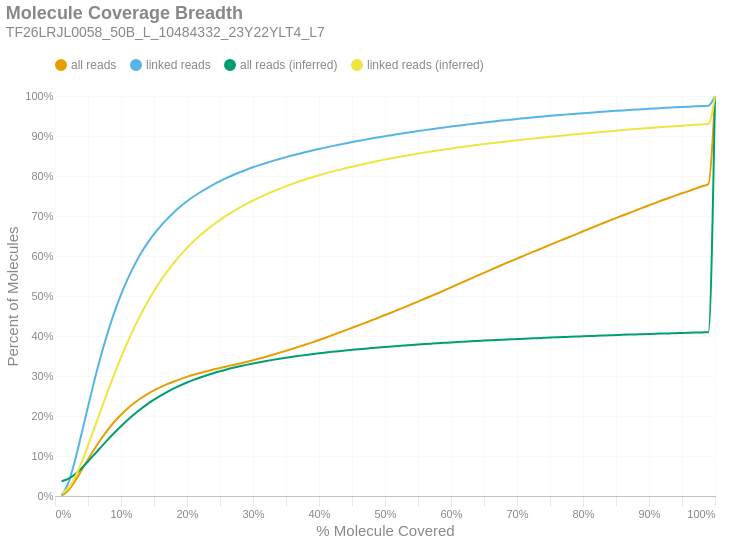

The notebook cell this image was saved under:
### Markdown cell above
### Molecule Read Coverage
This chart shows molecule coverage breadth as computed by the number of bases aligned to that molecule. In other words, "*how much of each unique long molecule is actually sequenced/aligned?*" Keep in mind there is a distinction between sequences and alignments, since some sequences belonging to a particular molecule may not align well and wouldn't appear in the alignment data. This chart also shows molecule coverage breadth as computed by the *inferred fragment* from which the aligned sequences originate. Unlike read coverage, this calculation takes into account the total insert size, including unsequenced gaps between the forward and reverse reads. Like the previous figures, these are cumulative percents.

### Code cell
if SKIPLR:
    print_html(f"Skipped")
else:
    binned_df = consolidated_hist(valids['coverage_bp'], mask, 0.01, True)
    binned_df_inf = consolidated_hist(valids['coverage_inserts'], mask, 0.01, True)
    binned_df = binned_df.with_columns(pl.lit(binned_df_inf['all reads (cumsum)']).alias('all reads (inferred)'))
    binned_df = binned_df.with_columns(pl.lit(binned_df_inf['linked reads (cumsum)']).alias('linked reads (inferred)'))
    binned_df = binned_df.with_columns(
        (pl.col('bin').cast(pl.Float64) + 0.01).alias('right_edge')
    )

    with SafeRender(binned_df):
        (
            density_plot(binned_df, 'Molecule Coverage Breadth', samplename, 'molcov', ['all reads (inferred)','linked reads (inferred)'])
            .encode(
                #x=alt.X('bin:Q', title="% Molecule Covered").axis(format = '%').scale(padding=0),
                x=alt.X('right_edge:Q', title="% Molecule Covered").axis(format='%').scale(padding=0),
                y=alt.Y('value:Q', title='Percent of Molecules')
                    .axis(format='%')
                    .stack(False)
                    .scale(domainMin=0, padding=0),
                color=alt.Color("key:N").scale(domain = ["all reads", "linked reads", "all reads (inferred)", "linked reads (inferred)"]),
                tooltip = [
                    alt.Tooltip("key:N", title = "Data Type"),
                    alt.Tooltip("range_label:N", title="% Molecule Covered"),
                    alt.Tooltip("value:Q", format = ".2%", title="% Molecules")
                ]
            )
        ).display()

### Figure 1 — Vega-Lite specification as saved in the notebook (floating-point values rounded to 4 significant figures)
{"width": "container", "height": 400, "config": {"title": {"anchor": "start", "dy": -15, "fontSize": 18, "color": "#888888", "subtitleColor": "#888888", "subtitleFontSize": 14}, "arc": {"fill": "#0072B2"}, "axis": {"domainColor": "#888888", "domainWidth": 0.5, "gridWidth": 0.2, "grid": false, "titleFontWeight": 400, "titleFontSize": 15, "labelFontSize": 11, "labelColor": "#888888", "tickColor": "#888888", "tickWidth": 0.2, "titleColor": "#888888"}, "axisBand": {"grid": false}, "axisX": {"grid": true, "tickSize": 10, "domainCap": "round"}, "axisY": {"domain": false, "grid": true, "tickSize": 0, "domainCap": "round"}, "background": "transparent", "header": {"labelFontSize": 15, "labelColor": "#888888", "titleFontSize": 15, "titleFontWeight": 600, "titleColor": "#888888"}, "legend": {"labelFont": "sans-serif", "labelFontSize": 12, "labelColor": "#888888", "symbolSize": 100, "symbolType": "circle", "titleFontSize": 12, "titlePadding": 10, "titleColor": "#888888", "title": null, "orient": "top"}, "range": {"category": ["#E69F00", "#56B4E9", "#009E73", "#F0E442", "#0072B2", "#D55E00", "#CC79A7", "#000000"], "diverging": ["#cfe8f3", "#a2d4ec", "#73bfe2", "#46abdb", "#1696d2", "#12719e"]}, "area": {"fill": "#0072B2", "fillOpacity": 0.7, "line": true, "strokeOpacity": 0.7}, "line": {"color": "#0072B2", "stroke": "#0072B2", "strokeWidth": 2}, "trail": {"color": "#0072B2", "stroke": "#0072B2", "strokeWidth": 0, "size": 1}, "point": {"filled": true, "fillOpacity": 1.0, "size": 95}, "text": {"color": "#888888", "fontSize": 11, "align": "right", "fontWeight": 400, "size": 11}, "bar": {"fill": "#0072B2", "stroke": null}, "view": {"stroke": null, "continuousWidth": 660, "continuousHeight": 400}}, "data": {"name": "data-9a8f34f3b181168e5b20750773357661"}, "mark": {"type": "line", "interpolate": "monotone", "point": {"opacity": 0, "size": 275}}, "encoding": {"color": {"field": "key", "scale": {"domain": ["all reads", "linked reads", "all reads (inferred)", "linked reads (inferred)"]}, "type": "nominal"}, "tooltip": [{"field": "key", "title": "Data Type", "type": "nominal"}, {"field": "range_label", "title": "% Molecule Covered", "type": "nominal"}, {"field": "value", "format": ".2%", "title": "% Molecules", "type": "quantitative"}], "x": {"axis": {"format": "%"}, "field": "right_edge", "scale": {"padding": 0}, "title": "% Molecule Covered", "type": "quantitative"}, "y": {"axis": {"format": "%"}, "field": "value", "scale": {"domainMin": 0, "padding": 0}, "stack": false, "title": "Percent of Molecules", "type": "quantitative"}}, "params": [{"name": "param_c36ac31b6afebe62", "select": {"type": "point", "fields": ["key"]}, "bind": "legend"}], "title": {"text": "Molecule Coverage Breadth", "subtitle": "TF26LRJL0058_50B_L_10484332_23Y22YLT4_L7"}, "transform": [{"fold": ["all reads (cumsum)", "linked reads (cumsum)", "all reads (inferred)", "linked reads (inferred)"]}, {"calculate": "replace(datum.key, ' (cumsum)', '')", "as": "key"}, {"filter": {"param": "param_c36ac31b6afebe62"}}], "usermeta": {"embedOptions": {"downloadFileName": "TF26LRJL0058_50B_L_10484332_23Y22YLT4_L7.molcov"}}, "$schema": "https://vega.github.io/schema/vega-lite/v6.4.1.json", "datasets": {"data-9a8f34f3b181168e5b20750773357661": [{"bin": "0.0", "interval": "0.0-0.01", "all reads": 0.001065, "linked reads": 0.001971, "all reads (cumsum)": 0.001065, "linked reads (cumsum)": 0.001971, "range_label": "0.0-0.01", "all reads (inferred)": 0.03706, "linked reads (inferred)": 0.006426, "right_edge": 0.01}, {"bin": "0.01", "interval": "0.01-0.02", "all reads": 0.01267, "linked reads": 0.02961, "all reads (cumsum)": 0.01374, "linked reads (cumsum)": 0.03158, "range_label": "0.01-0.02", "all reads (inferred)": 0.04267, "linked reads (inferred)": 0.01892, "right_edge": 0.02}, {"bin": "0.02", "interval": "0.02-0.03", "all reads": 0.0228, "linked reads": 0.05555, "all reads (cumsum)": 0.03654, "linked reads (cumsum)": 0.08713, "range_label": "0.02-0.03", "all reads (inferred)": 0.05395, "linked reads (inferred)": 0.04601, "right_edge": 0.03}, {"bin": "0.03", "interval": "0.03-0.04", "all reads": 0.02706, "linked reads": 0.06713, "all reads (cumsum)": 0.06361, "linked reads (cumsum)": 0.1543, "range_label": "0.03-0.04", "all reads (inferred)": 0.06896, "linked reads (inferred)": 0.08289, "right_edge": 0.04}, {"bin": "0.04", "interval": "0.04-0.05", "all reads": 0.02768, "linked reads": 0.06899, "all reads (cumsum)": 0.09128, "linked reads (cumsum)": 0.2233, "range_label": "0.04-0.05", "all reads (inferred)": 0.0863, "linked reads (inferred)": 0.1258, "right_edge": 0.05}, {"bin": "0.05", "interval": "0.05-0.06", "all reads": 0.02688, "linked reads": 0.06724, "all reads (cumsum)": 0.1182, "linked reads (cumsum)": 0.2905, "range_label": "0.05-0.06", "all reads (inferred)": 0.1045, "linked reads (inferred)": 0.1711, "right_edge": 0.06}, {"bin": "0.06", "interval": "0.06-0.07", "all reads": 0.02495, "linked reads": 0.06246, "all reads (cumsum)": 0.1431, "linked reads (cumsum)": 0.353, "range_label": "0.06-0.07", "all reads (inferred)": 0.1229, "linked reads (inferred)": 0.217, "right_edge": 0.07}, {"bin": "0.07", "interval": "0.07-0.08", "all reads": 0.02243, "linked reads": 0.05616, "all reads (cumsum)": 0.1655, "linked reads (cumsum)": 0.4091, "range_label": "0.07-0.08", "all reads (inferred)": 0.141, "linked reads (inferred)": 0.2623, "right_edge": 0.08}, {"bin": "0.08", "interval": "0.08-0.09", "all reads": 0.02012, "linked reads": 0.0504, "all reads (cumsum)": 0.1857, "linked reads (cumsum)": 0.4595, "range_label": "0.08-0.09", "all reads (inferred)": 0.1582, "linked reads (inferred)": 0.3055, "right_edge": 0.09}, {"bin": "0.09", "interval": "0.09-0.1", "all reads": 0.01758, "linked reads": 0.04398, "all reads (cumsum)": 0.2032, "linked reads (cumsum)": 0.5035, "range_label": "0.09-0.1", "all reads (inferred)": 0.1746, "linked reads (inferred)": 0.3466, "right_edge": 0.1}, {"bin": "0.1", "interval": "0.1-0.11", "all reads": 0.01551, "linked reads": 0.03877, "all reads (cumsum)": 0.2188, "linked reads (cumsum)": 0.5423, "range_label": "0.1-0.11", "all reads (inferred)": 0.1899, "linked reads (inferred)": 0.385, "right_edge": 0.11}, {"bin": "0.11", "interval": "0.11-0.12", "all reads": 0.01355, "linked reads": 0.03378, "all reads (cumsum)": 0.2323, "linked reads (cumsum)": 0.576, "range_label": "0.11-0.12", "all reads (inferred)": 0.2042, "linked reads (inferred)": 0.4208, "right_edge": 0.12}, {"bin": "0.12", "interval": "0.12-0.13", "all reads": 0.01202, "linked reads": 0.02994, "all reads (cumsum)": 0.2443, "linked reads (cumsum)": 0.606, "range_label": "0.12-0.13", "all reads (inferred)": 0.2174, "linked reads (inferred)": 0.4539, "right_edge": 0.13}, {"bin": "0.13", "interval": "0.13-0.14", "all reads": 0.01051, "linked reads": 0.0261, "all reads (cumsum)": 0.2548, "linked reads (cumsum)": 0.6321, "range_label": "0.13-0.14", "all reads (inferred)": 0.2296, "linked reads (inferred)": 0.4846, "right_edge": 0.14}, {"bin": "0.14", "interval": "0.14-0.15", "all reads": 0.009209, "linked reads": 0.02272, "all reads (cumsum)": 0.264, "linked reads (cumsum)": 0.6548, "range_label": "0.14-0.15", "all reads (inferred)": 0.2408, "linked reads (inferred)": 0.5125, "right_edge": 0.15}, {"bin": "0.15", "interval": "0.15-0.16", "all reads": 0.008147, "linked reads": 0.02008, "all reads (cumsum)": 0.2722, "linked reads (cumsum)": 0.6749, "range_label": "0.15-0.16", "all reads (inferred)": 0.251, "linked reads (inferred)": 0.5381, "right_edge": 0.16}, {"bin": "0.16", "interval": "0.16-0.17", "all reads": 0.007385, "linked reads": 0.01799, "all reads (cumsum)": 0.2796, "linked reads (cumsum)": 0.6929, "range_label": "0.16-0.17", "all reads (inferred)": 0.2603, "linked reads (inferred)": 0.5614, "right_edge": 0.17}, {"bin": "0.17", "interval": "0.17-0.18", "all reads": 0.006638, "linked reads": 0.01604, "all reads (cumsum)": 0.2862, "linked reads (cumsum)": 0.7089, "range_label": "0.17-0.18", "all reads (inferred)": 0.2688, "linked reads (inferred)": 0.5828, "right_edge": 0.18}, {"bin": "0.18", "interval": "0.18-0.19", "all reads": 0.006084, "linked reads": 0.01458, "all reads (cumsum)": 0.2923, "linked reads (cumsum)": 0.7235, "range_label": "0.18-0.19", "all reads (inferred)": 0.2765, "linked reads (inferred)": 0.6021, "right_edge": 0.19}, {"bin": "0.19", "interval": "0.19-0.2", "all reads": 0.005598, "linked reads": 0.0133, "all reads (cumsum)": 0.2979, "linked reads (cumsum)": 0.7368, "range_label": "0.19-0.2", "all reads (inferred)": 0.2838, "linked reads (inferred)": 0.6202, "right_edge": 0.2}, {"bin": "0.2", "interval": "0.2-0.21", "all reads": 0.005046, "linked reads": 0.01186, "all reads (cumsum)": 0.3029, "linked reads (cumsum)": 0.7486, "range_label": "0.2-0.21", "all reads (inferred)": 0.2904, "linked reads (inferred)": 0.6367, "right_edge": 0.21}, {"bin": "0.21", "interval": "0.21-0.22", "all reads": 0.004659, "linked reads": 0.01079, "all reads (cumsum)": 0.3076, "linked reads (cumsum)": 0.7594, "range_label": "0.21-0.22", "all reads (inferred)": 0.2963, "linked reads (inferred)": 0.6516, "right_edge": 0.22}, {"bin": "0.22", "interval": "0.22-0.23", "all reads": 0.004361, "linked reads": 0.009898, "all reads (cumsum)": 0.312, "linked reads (cumsum)": 0.7693, "range_label": "0.22-0.23", "all reads (inferred)": 0.3018, "linked reads (inferred)": 0.6653, "right_edge": 0.23}, {"bin": "0.23", "interval": "0.23-0.24", "all reads": 0.00422, "linked reads": 0.009271, "all reads (cumsum)": 0.3162, "linked reads (cumsum)": 0.7786, "range_label": "0.23-0.24", "all reads (inferred)": 0.3069, "linked reads (inferred)": 0.6781, "right_edge": 0.24}, {"bin": "0.24", "interval": "0.24-0.25", "all reads": 0.004001, "linked reads": 0.008546, "all reads (cumsum)": 0.3202, "linked reads (cumsum)": 0.7871, "range_label": "0.24-0.25", "all reads (inferred)": 0.3118, "linked reads (inferred)": 0.6902, "right_edge": 0.25}, {"bin": "0.25", "interval": "0.25-0.26", "all reads": 0.003756, "linked reads": 0.007996, "all reads (cumsum)": 0.3239, "linked reads (cumsum)": 0.7951, "range_label": "0.25-0.26", "all reads (inferred)": 0.3163, "linked reads (inferred)": 0.7014, "right_edge": 0.26}, {"bin": "0.26", "interval": "0.26-0.27", "all reads": 0.003589, "linked reads": 0.007272, "all reads (cumsum)": 0.3275, "linked reads (cumsum)": 0.8024, "range_label": "0.26-0.27", "all reads (inferred)": 0.3204, "linked reads (inferred)": 0.7117, "right_edge": 0.27}, {"bin": "0.27", "interval": "0.27-0.28", "all reads": 0.003692, "linked reads": 0.006871, "all reads (cumsum)": 0.3312, "linked reads (cumsum)": 0.8093, "range_label": "0.27-0.28", "all reads (inferred)": 0.3243, "linked reads (inferred)": 0.7212, "right_edge": 0.28}, {"bin": "0.28", "interval": "0.28-0.29", "all reads": 0.00384, "linked reads": 0.006373, "all reads (cumsum)": 0.3351, "linked reads (cumsum)": 0.8157, "range_label": "0.28-0.29", "all reads (inferred)": 0.3279, "linked reads (inferred)": 0.7302, "right_edge": 0.29}, {"bin": "0.29", "interval": "0.29-0.3", "all reads": 0.004128, "linked reads": 0.006087, "all reads (cumsum)": 0.3392, "linked reads (cumsum)": 0.8217, "range_label": "0.29-0.3", "all reads (inferred)": 0.3313, "linked reads (inferred)": 0.7387, "right_edge": 0.3}, {"bin": "0.3", "interval": "0.3-0.31", "all reads": 0.004336, "linked reads": 0.005549, "all reads (cumsum)": 0.3435, "linked reads (cumsum)": 0.8273, "range_label": "0.3-0.31", "all reads (inferred)": 0.3345, "linked reads (inferred)": 0.7466, "right_edge": 0.31}, {"bin": "0.31", "interval": "0.31-0.32", "all reads": 0.004652, "linked reads": 0.005345, "all reads (cumsum)": 0.3482, "linked reads (cumsum)": 0.8326, "range_label": "0.31-0.32", "all reads (inferred)": 0.3375, "linked reads (inferred)": 0.7542, "right_edge": 0.32}, {"bin": "0.32", "interval": "0.32-0.33", "all reads": 0.004805, "linked reads": 0.005082, "all reads (cumsum)": 0.353, "linked reads (cumsum)": 0.8377, "range_label": "0.32-0.33", "all reads (inferred)": 0.3403, "linked reads (inferred)": 0.7612, "right_edge": 0.33}, {"bin": "0.33", "interval": "0.33-0.34", "all reads": 0.004938, "linked reads": 0.004867, "all reads (cumsum)": 0.3579, "linked reads (cumsum)": 0.8426, "range_label": "0.33-0.34", "all reads (inferred)": 0.343, "linked reads (inferred)": 0.768, "right_edge": 0.34}, {"bin": "0.34", "interval": "0.34-0.35", "all reads": 0.005098, "linked reads": 0.004601, "all reads (cumsum)": 0.363, "linked reads (cumsum)": 0.8472, "range_label": "0.34-0.35", "all reads (inferred)": 0.3456, "linked reads (inferred)": 0.7743, "right_edge": 0.35}, {"bin": "0.35", "interval": "0.35-0.36", "all reads": 0.005114, "linked reads": 0.004339, "all reads (cumsum)": 0.3681, "linked reads (cumsum)": 0.8515, "range_label": "0.35-0.36", "all reads (inferred)": 0.3481, "linked reads (inferred)": 0.7804, "right_edge": 0.36}, {"bin": "0.36", "interval": "0.36-0.37", "all reads": 0.005243, "linked reads": 0.004276, "all reads (cumsum)": 0.3734, "linked reads (cumsum)": 0.8558, "range_label": "0.36-0.37", "all reads (inferred)": 0.3504, "linked reads (inferred)": 0.7861, "right_edge": 0.37}, {"bin": "0.37", "interval": "0.37-0.38", "all reads": 0.005338, "linked reads": 0.004068, "all reads (cumsum)": 0.3787, "linked reads (cumsum)": 0.8599, "range_label": "0.37-0.38", "all reads (inferred)": 0.3526, "linked reads (inferred)": 0.7917, "right_edge": 0.38}, {"bin": "0.38", "interval": "0.38-0.39", "all reads": 0.005449, "linked reads": 0.003858, "all reads (cumsum)": 0.3842, "linked reads (cumsum)": 0.8637, "range_label": "0.38-0.39", "all reads (inferred)": 0.3547, "linked reads (inferred)": 0.7969, "right_edge": 0.39}, {"bin": "0.39", "interval": "0.39-0.4", "all reads": 0.005789, "linked reads": 0.003835, "all reads (cumsum)": 0.39, "linked reads (cumsum)": 0.8676, "range_label": "0.39-0.4", "all reads (inferred)": 0.3568, "linked reads (inferred)": 0.802, "right_edge": 0.4}, {"bin": "0.4", "interval": "0.4-0.41", "all reads": 0.005798, "linked reads": 0.003528, "all reads (cumsum)": 0.3958, "linked reads (cumsum)": 0.8711, "range_label": "0.4-0.41", "all reads (inferred)": 0.3586, "linked reads (inferred)": 0.8065, "right_edge": 0.41}, {"bin": "0.41", "interval": "0.41-0.42", "all reads": 0.006117, "linked reads": 0.003628, "all reads (cumsum)": 0.4019, "linked reads (cumsum)": 0.8747, "range_label": "0.41-0.42", "all reads (inferred)": 0.3604, "linked reads (inferred)": 0.811, "right_edge": 0.42}, {"bin": "0.42", "interval": "0.42-0.43", "all reads": 0.006114, "linked reads": 0.003506, "all reads (cumsum)": 0.408, "linked reads (cumsum)": 0.8782, "range_label": "0.42-0.43", "all reads (inferred)": 0.3621, "linked reads (inferred)": 0.8152, "right_edge": 0.43}, {"bin": "0.43", "interval": "0.43-0.44", "all reads": 0.006176, "linked reads": 0.003267, "all reads (cumsum)": 0.4142, "linked reads (cumsum)": 0.8815, "range_label": "0.43-0.44", "all reads (inferred)": 0.3638, "linked reads (inferred)": 0.8193, "right_edge": 0.44}, {"bin": "0.44", "interval": "0.44-0.45", "all reads": 0.006227, "linked reads": 0.003304, "all reads (cumsum)": 0.4204, "linked reads (cumsum)": 0.8848, "range_label": "0.44-0.45", "all reads (inferred)": 0.3653, "linked reads (inferred)": 0.8231, "right_edge": 0.45}, {"bin": "0.45", "interval": "0.45-0.46", "all reads": 0.006238, "linked reads": 0.00306, "all reads (cumsum)": 0.4266, "linked reads (cumsum)": 0.8879, "range_label": "0.45-0.46", "all reads (inferred)": 0.3668, "linked reads (inferred)": 0.8268, "right_edge": 0.46}, {"bin": "0.46", "interval": "0.46-0.47", "all reads": 0.006281, "linked reads": 0.003071, "all reads (cumsum)": 0.4329, "linked reads (cumsum)": 0.8909, "range_label": "0.46-0.47", "all reads (inferred)": 0.3684, "linked reads (inferred)": 0.8307, "right_edge": 0.47}, {"bin": "0.47", "interval": "0.47-0.48", "all reads": 0.006349, "linked reads": 0.002909, "all reads (cumsum)": 0.4393, "linked reads (cumsum)": 0.8938, "range_label": "0.47-0.48", "all reads (inferred)": 0.3698, "linked reads (inferred)": 0.8343, "right_edge": 0.48}, {"bin": "0.48", "interval": "0.48-0.49", "all reads": 0.006312, "linked reads": 0.002879, "all reads (cumsum)": 0.4456, "linked reads (cumsum)": 0.8967, "range_label": "0.48-0.49", "all reads (inferred)": 0.3712, "linked reads (inferred)": 0.8376, "right_edge": 0.49}, {"bin": "0.49", "interval": "0.49-0.5", "all reads": 0.007011, "linked reads": 0.002803, "all reads (cumsum)": 0.4526, "linked reads (cumsum)": 0.8995, "range_label": "0.49-0.5", "all reads (inferred)": 0.3726, "linked reads (inferred)": 0.841, "right_edge": 0.5}, {"bin": "0.5", "interval": "0.5-0.51", "all reads": 0.006189, "linked reads": 0.002629, "all reads (cumsum)": 0.4588, "linked reads (cumsum)": 0.9022, "range_label": "0.5-0.51", "all reads (inferred)": 0.3738, "linked reads (inferred)": 0.8441, "right_edge": 0.51}, {"bin": "0.51", "interval": "0.51-0.52", "all reads": 0.006977, "linked reads": 0.002668, "all reads (cumsum)": 0.4657, "linked reads (cumsum)": 0.9048, "range_label": "0.51-0.52", "all reads (inferred)": 0.3751, "linked reads (inferred)": 0.8473, "right_edge": 0.52}, {"bin": "0.52", "interval": "0.52-0.53", "all reads": 0.00661, "linked reads": 0.002459, "all reads (cumsum)": 0.4724, "linked reads (cumsum)": 0.9073, "range_label": "0.52-0.53", "all reads (inferred)": 0.3763, "linked reads (inferred)": 0.8502, "right_edge": 0.53}, {"bin": "0.53", "interval": "0.53-0.54", "all reads": 0.006911, "linked reads": 0.002515, "all reads (cumsum)": 0.4793, "linked reads (cumsum)": 0.9098, "range_label": "0.53-0.54", "all reads (inferred)": 0.3775, "linked reads (inferred)": 0.8531, "right_edge": 0.54}, {"bin": "0.54", "interval": "0.54-0.55", "all reads": 0.006861, "linked reads": 0.002486, "all reads (cumsum)": 0.4861, "linked reads (cumsum)": 0.9123, "range_label": "0.54-0.55", "all reads (inferred)": 0.3787, "linked reads (inferred)": 0.8559, "right_edge": 0.55}, {"bin": "0.55", "interval": "0.55-0.56", "all reads": 0.006955, "linked reads": 0.002405, "all reads (cumsum)": 0.4931, "linked reads (cumsum)": 0.9147, "range_label": "0.55-0.56", "all reads (inferred)": 0.3798, "linked reads (inferred)": 0.8586, "right_edge": 0.56}, {"bin": "0.56", "interval": "0.56-0.57", "all reads": 0.006934, "linked reads": 0.002271, "all reads (cumsum)": 0.5, "linked reads (cumsum)": 0.917, "range_label": "0.56-0.57", "all reads (inferred)": 0.3809, "linked reads (inferred)": 0.8613, "right_edge": 0.57}, {"bin": "0.57", "interval": "0.57-0.58", "all reads": 0.00697, "linked reads": 0.002156, "all reads (cumsum)": 0.507, "linked reads (cumsum)": 0.9191, "range_label": "0.57-0.58", "all reads (inferred)": 0.3819, "linked reads (inferred)": 0.8638, "right_edge": 0.58}, {"bin": "0.58", "interval": "0.58-0.59", "all reads": 0.007136, "linked reads": 0.002251, "all reads (cumsum)": 0.5141, "linked reads (cumsum)": 0.9214, "range_label": "0.58-0.59", "all reads (inferred)": 0.3829, "linked reads (inferred)": 0.8662, "right_edge": 0.59}, {"bin": "0.59", "interval": "0.59-0.6", "all reads": 0.007456, "linked reads": 0.002259, "all reads (cumsum)": 0.5216, "linked reads (cumsum)": 0.9236, "range_label": "0.59-0.6", "all reads (inferred)": 0.3839, "linked reads (inferred)": 0.8687, "right_edge": 0.6}, {"bin": "0.6", "interval": "0.6-0.61", "all reads": 0.007319, "linked reads": 0.002206, "all reads (cumsum)": 0.5289, "linked reads (cumsum)": 0.9258, "range_label": "0.6-0.61", "all reads (inferred)": 0.3849, "linked reads (inferred)": 0.8711, "right_edge": 0.61}, {"bin": "0.61", "interval": "0.61-0.62", "all reads": 0.007403, "linked reads": 0.001941, "all reads (cumsum)": 0.5363, "linked reads (cumsum)": 0.9278, "range_label": "0.61-0.62", "all reads (inferred)": 0.3858, "linked reads (inferred)": 0.8732, "right_edge": 0.62}, {"bin": "0.62", "interval": "0.62-0.63", "all reads": 0.007335, "linked reads": 0.001927, "all reads (cumsum)": 0.5436, "linked reads (cumsum)": 0.9297, "range_label": "0.62-0.63", "all reads (inferred)": 0.3867, "linked reads (inferred)": 0.8756, "right_edge": 0.63}, {"bin": "0.63", "interval": "0.63-0.64", "all reads": 0.007231, "linked reads": 0.001997, "all reads (cumsum)": 0.5509, "linked reads (cumsum)": 0.9317, "range_label": "0.63-0.64", "all reads (inferred)": 0.3876, "linked reads (inferred)": 0.8777, "right_edge": 0.64}, {"bin": "0.64", "interval": "0.64-0.65", "all reads": 0.007079, "linked reads": 0.001873, "all reads (cumsum)": 0.5579, "linked reads (cumsum)": 0.9336, "range_label": "0.64-0.65", "all reads (inferred)": 0.3885, "linked reads (inferred)": 0.8797, "right_edge": 0.65}, {"bin": "0.65", "interval": "0.65-0.66", "all reads": 0.007387, "linked reads": 0.002036, "all reads (cumsum)": 0.5653, "linked reads (cumsum)": 0.9356, "range_label": "0.65-0.66", "all reads (inferred)": 0.3893, "linked reads (inferred)": 0.8817, "right_edge": 0.66}, {"bin": "0.66", "interval": "0.66-0.67", "all reads": 0.00707, "linked reads": 0.001786, "all reads (cumsum)": 0.5724, "linked reads (cumsum)": 0.9374, "range_label": "0.66-0.67", "all reads (inferred)": 0.3901, "linked reads (inferred)": 0.8836, "right_edge": 0.67}, {"bin": "0.67", "interval": "0.67-0.68", "all reads": 0.007223, "linked reads": 0.001703, "all reads (cumsum)": 0.5796, "linked reads (cumsum)": 0.9391, "range_label": "0.67-0.68", "all reads (inferred)": 0.3908, "linked reads (inferred)": 0.8855, "right_edge": 0.68}, {"bin": "0.68", "interval": "0.68-0.69", "all reads": 0.006917, "linked reads": 0.001703, "all reads (cumsum)": 0.5865, "linked reads (cumsum)": 0.9408, "range_label": "0.68-0.69", "all reads (inferred)": 0.3916, "linked reads (inferred)": 0.8874, "right_edge": 0.69}, {"bin": "0.69", "interval": "0.69-0.7", "all reads": 0.007023, "linked reads": 0.001736, "all reads (cumsum)": 0.5936, "linked reads (cumsum)": 0.9425, "range_label": "0.69-0.7", "all reads (inferred)": 0.3924, "linked reads (inferred)": 0.8892, "right_edge": 0.7}, {"bin": "0.7", "interval": "0.7-0.71", "all reads": 0.006863, "linked reads": 0.001584, "all reads (cumsum)": 0.6004, "linked reads (cumsum)": 0.9441, "range_label": "0.7-0.71", "all reads (inferred)": 0.3931, "linked reads (inferred)": 0.891, "right_edge": 0.71}, {"bin": "0.71", "interval": "0.71-0.72", "all reads": 0.006871, "linked reads": 0.001638, "all reads (cumsum)": 0.6073, "linked reads (cumsum)": 0.9458, "range_label": "0.71-0.72", "all reads (inferred)": 0.3939, "linked reads (inferred)": 0.8928, "right_edge": 0.72}, {"bin": "0.72", "interval": "0.72-0.73", "all reads": 0.006846, "linked reads": 0.001486, "all reads (cumsum)": 0.6141, "linked reads (cumsum)": 0.9472, "range_label": "0.72-0.73", "all reads (inferred)": 0.3946, "linked reads (inferred)": 0.8946, "right_edge": 0.73}, {"bin": "0.73", "interval": "0.73-0.74", "all reads": 0.006731, "linked reads": 0.001551, "all reads (cumsum)": 0.6209, "linked reads (cumsum)": 0.9488, "range_label": "0.73-0.74", "all reads (inferred)": 0.3953, "linked reads (inferred)": 0.8963, "right_edge": 0.74}, {"bin": "0.74", "interval": "0.74-0.75", "all reads": 0.007108, "linked reads": 0.001542, "all reads (cumsum)": 0.628, "linked reads (cumsum)": 0.9503, "range_label": "0.74-0.75", "all reads (inferred)": 0.396, "linked reads (inferred)": 0.898, "right_edge": 0.75}, {"bin": "0.75", "interval": "0.75-0.76", "all reads": 0.00664, "linked reads": 0.001426, "all reads (cumsum)": 0.6346, "linked reads (cumsum)": 0.9518, "range_label": "0.75-0.76", "all reads (inferred)": 0.3967, "linked reads (inferred)": 0.8997, "right_edge": 0.76}, {"bin": "0.76", "interval": "0.76-0.77", "all reads": 0.006737, "linked reads": 0.001319, "all reads (cumsum)": 0.6414, "linked reads (cumsum)": 0.9531, "range_label": "0.76-0.77", "all reads (inferred)": 0.3974, "linked reads (inferred)": 0.9013, "right_edge": 0.77}, {"bin": "0.77", "interval": "0.77-0.78", "all reads": 0.006689, "linked reads": 0.001313, "all reads (cumsum)": 0.648, "linked reads (cumsum)": 0.9544, "range_label": "0.77-0.78", "all reads (inferred)": 0.398, "linked reads (inferred)": 0.9028, "right_edge": 0.78}, {"bin": "0.78", "interval": "0.78-0.79", "all reads": 0.006776, "linked reads": 0.001279, "all reads (cumsum)": 0.6548, "linked reads (cumsum)": 0.9557, "range_label": "0.78-0.79", "all reads (inferred)": 0.3987, "linked reads (inferred)": 0.9044, "right_edge": 0.79}, {"bin": "0.79", "interval": "0.79-0.8", "all reads": 0.007027, "linked reads": 0.001339, "all reads (cumsum)": 0.6619, "linked reads (cumsum)": 0.957, "range_label": "0.79-0.8", "all reads (inferred)": 0.3994, "linked reads (inferred)": 0.9061, "right_edge": 0.8}, {"bin": "0.8", "interval": "0.8-0.81", "all reads": 0.006467, "linked reads": 0.001204, "all reads (cumsum)": 0.6683, "linked reads (cumsum)": 0.9582, "range_label": "0.8-0.81", "all reads (inferred)": 0.4, "linked reads (inferred)": 0.9076, "right_edge": 0.81}, {"bin": "0.81", "interval": "0.81-0.82", "all reads": 0.006648, "linked reads": 0.001238, "all reads (cumsum)": 0.675, "linked reads (cumsum)": 0.9595, "range_label": "0.81-0.82", "all reads (inferred)": 0.4006, "linked reads (inferred)": 0.909, "right_edge": 0.82}, {"bin": "0.82", "interval": "0.82-0.83", "all reads": 0.006827, "linked reads": 0.001227, "all reads (cumsum)": 0.6818, "linked reads (cumsum)": 0.9607, "range_label": "0.82-0.83", "all reads (inferred)": 0.4012, "linked reads (inferred)": 0.9105, "right_edge": 0.83}, {"bin": "0.83", "interval": "0.83-0.84", "all reads": 0.00662, "linked reads": 0.001151, "all reads (cumsum)": 0.6884, "linked reads (cumsum)": 0.9618, "range_label": "0.83-0.84", "all reads (inferred)": 0.4018, "linked reads (inferred)": 0.9119, "right_edge": 0.84}, {"bin": "0.84", "interval": "0.84-0.85", "all reads": 0.006393, "linked reads": 0.001117, "all reads (cumsum)": 0.6948, "linked reads (cumsum)": 0.9629, "range_label": "0.84-0.85", "all reads (inferred)": 0.4024, "linked reads (inferred)": 0.9133, "right_edge": 0.85}, {"bin": "0.85", "interval": "0.85-0.86", "all reads": 0.006539, "linked reads": 0.00107, "all reads (cumsum)": 0.7013, "linked reads (cumsum)": 0.964, "range_label": "0.85-0.86", "all reads (inferred)": 0.4029, "linked reads (inferred)": 0.9147, "right_edge": 0.86}, {"bin": "0.86", "interval": "0.86-0.87", "all reads": 0.006245, "linked reads": 0.0009722, "all reads (cumsum)": 0.7076, "linked reads (cumsum)": 0.965, "range_label": "0.86-0.87", "all reads (inferred)": 0.4035, "linked reads (inferred)": 0.9161, "right_edge": 0.87}, {"bin": "0.87", "interval": "0.87-0.88", "all reads": 0.006541, "linked reads": 0.00101, "all reads (cumsum)": 0.7141, "linked reads (cumsum)": 0.966, "range_label": "0.87-0.88", "all reads (inferred)": 0.404, "linked reads (inferred)": 0.9173, "right_edge": 0.88}, {"bin": "0.88", "interval": "0.88-0.89", "all reads": 0.006342, "linked reads": 0.001067, "all reads (cumsum)": 0.7205, "linked reads (cumsum)": 0.9671, "range_label": "0.88-0.89", "all reads (inferred)": 0.4046, "linked reads (inferred)": 0.9187, "right_edge": 0.89}, {"bin": "0.89", "interval": "0.89-0.9", "all reads": 0.006337, "linked reads": 0.0009769, "all reads (cumsum)": 0.7268, "linked reads (cumsum)": 0.968, "range_label": "0.89-0.9", "all reads (inferred)": 0.4051, "linked reads (inferred)": 0.92, "right_edge": 0.9}, {"bin": "0.9", "interval": "0.9-0.91", "all reads": 0.005874, "linked reads": 0.0008696, "all reads (cumsum)": 0.7327, "linked reads (cumsum)": 0.9689, "range_label": "0.9-0.91", "all reads (inferred)": 0.4056, "linked reads (inferred)": 0.9212, "right_edge": 0.91}, {"bin": "0.91", "interval": "0.91-0.92", "all reads": 0.006608, "linked reads": 0.0009971, "all reads (cumsum)": 0.7393, "linked reads (cumsum)": 0.9699, "range_label": "0.91-0.92", "all reads (inferred)": 0.4061, "linked reads (inferred)": 0.9224, "right_edge": 0.92}, {"bin": "0.92", "interval": "0.92-0.93", "all reads": 0.005569, "linked reads": 0.0008618, "all reads (cumsum)": 0.7449, "linked reads (cumsum)": 0.9708, "range_label": "0.92-0.93", "all reads (inferred)": 0.4065, "linked reads (inferred)": 0.9235, "right_edge": 0.93}, {"bin": "0.93", "interval": "0.93-0.94", "all reads": 0.005927, "linked reads": 0.0008618, "all reads (cumsum)": 0.7508, "linked reads (cumsum)": 0.9716, "range_label": "0.93-0.94", "all reads (inferred)": 0.407, "linked reads (inferred)": 0.9246, "right_edge": 0.94}, {"bin": "0.94", "interval": "0.94-0.95", "all reads": 0.006236, "linked reads": 0.0008416, "all reads (cumsum)": 0.757, "linked reads (cumsum)": 0.9725, "range_label": "0.94-0.95", "all reads (inferred)": 0.4075, "linked reads (inferred)": 0.9257, "right_edge": 0.95}, {"bin": "0.95", "interval": "0.95-0.96", "all reads": 0.00529, "linked reads": 0.0008291, "all reads (cumsum)": 0.7623, "linked reads (cumsum)": 0.9733, "range_label": "0.95-0.96", "all reads (inferred)": 0.408, "linked reads (inferred)": 0.9268, "right_edge": 0.96}, {"bin": "0.96", "interval": "0.96-0.97", "all reads": 0.006013, "linked reads": 0.0007996, "all reads (cumsum)": 0.7683, "linked reads (cumsum)": 0.9741, "range_label": "0.96-0.97", "all reads (inferred)": 0.4085, "linked reads (inferred)": 0.928, "right_edge": 0.97}, {"bin": "0.97", "interval": "0.97-0.98", "all reads": 0.005959, "linked reads": 0.000714, "all reads (cumsum)": 0.7743, "linked reads (cumsum)": 0.9748, "range_label": "0.97-0.98", "all reads (inferred)": 0.409, "linked reads (inferred)": 0.929, "right_edge": 0.98}, {"bin": "0.98", "interval": "0.98-0.99", "all reads": 0.005467, "linked reads": 0.0008089, "all reads (cumsum)": 0.7798, "linked reads (cumsum)": 0.9756, "range_label": "0.98-0.99", "all reads (inferred)": 0.4095, "linked reads (inferred)": 0.9302, "right_edge": 0.99}, {"bin": "0.99", "interval": "0.99-1.0", "all reads": 0.2202, "linked reads": 0.02437, "all reads (cumsum)": 1.0, "linked reads (cumsum)": 1.0, "range_label": "0.99-1.0", "all reads (inferred)": 1.0, "linked reads (inferred)": 1.0, "right_edge": 1.0}]}}
